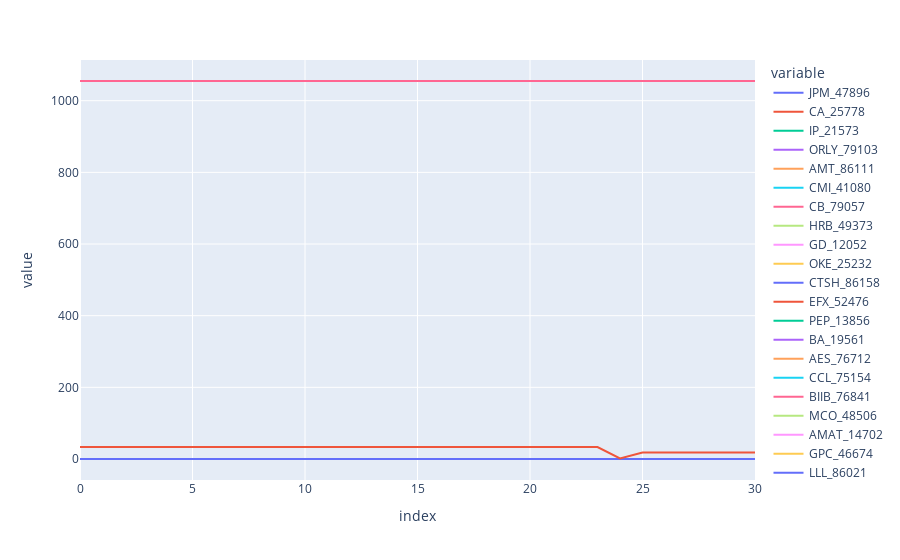

Notebook cell for this chart:
### Code cell
px.line(simulator.historical_portfolios)

### Figure 1 — Plotly figure (JSON) as saved in the notebook; plotly's stock layout.template omitted (floating-point values rounded to 4 significant figures)
{"data": [{"hovertemplate": "variable=JPM_47896<br>index=%{x}<br>value=%{y}<extra></extra>", "legendgroup": "JPM_47896", "line": {"color": "#636efa", "dash": "solid"}, "marker": {"symbol": "circle"}, "mode": "lines", "name": "JPM_47896", "orientation": "v", "showlegend": true, "x": [0, 1, 2, 3, 4, 5, 6, 7, 8, 9, 10, 11, 12, 13, 14, 15, 16, 17, 18, 19, 20, 21, 22, 23, 24, 25, 26, 27, 28, 29, 30], "xaxis": "x", "y": [0.0, 0.0, 0.0, 0.0, 0.0, 0.0, 0.0, 0.0, 0.0, 0.0, 0.0, 0.0, 0.0, 0.0, 0.0, 0.0, 0.0, 0.0, 0.0, 0.0, 0.0, 0.0, 0.0, 0.0, 0.0, 0.0, 0.0, 0.0, 0.0, 0.0, 0.0], "yaxis": "y", "type": "scatter"}, {"hovertemplate": "variable=CA_25778<br>index=%{x}<br>value=%{y}<extra></extra>", "legendgroup": "CA_25778", "line": {"color": "#EF553B", "dash": "solid"}, "marker": {"symbol": "circle"}, "mode": "lines", "name": "CA_25778", "orientation": "v", "showlegend": true, "x": [0, 1, 2, 3, 4, 5, 6, 7, 8, 9, 10, 11, 12, 13, 14, 15, 16, 17, 18, 19, 20, 21, 22, 23, 24, 25, 26, 27, 28, 29, 30], "xaxis": "x", "y": [0.0, 0.0, 0.0, 0.0, 0.0, 0.0, 0.0, 0.0, 0.0, 0.0, 0.0, 0.0, 0.0, 0.0, 0.0, 0.0, 0.0, 0.0, 0.0, 0.0, 0.0, 0.0, 0.0, 0.0, 0.0, 0.0, 0.0, 0.0, 0.0, 0.0, 0.0], "yaxis": "y", "type": "scatter"}, {"hovertemplate": "variable=IP_21573<br>index=%{x}<br>value=%{y}<extra></extra>", "legendgroup": "IP_21573", "line": {"color": "#00cc96", "dash": "solid"}, "marker": {"symbol": "circle"}, "mode": "lines", "name": "IP_21573", "orientation": "v", "showlegend": true, "x": [0, 1, 2, 3, 4, 5, 6, 7, 8, 9, 10, 11, 12, 13, 14, 15, 16, 17, 18, 19, 20, 21, 22, 23, 24, 25, 26, 27, 28, 29, 30], "xaxis": "x", "y": [0.0, 0.0, 0.0, 0.0, 0.0, 0.0, 0.0, 0.0, 0.0, 0.0, 0.0, 0.0, 0.0, 0.0, 0.0, 0.0, 0.0, 0.0, 0.0, 0.0, 0.0, 0.0, 0.0, 0.0, 0.0, 0.0, 0.0, 0.0, 0.0, 0.0, 0.0], "yaxis": "y", "type": "scatter"}, {"hovertemplate": "variable=ORLY_79103<br>index=%{x}<br>value=%{y}<extra></extra>", "legendgroup": "ORLY_79103", "line": {"color": "#ab63fa", "dash": "solid"}, "marker": {"symbol": "circle"}, "mode": "lines", "name": "ORLY_79103", "orientation": "v", "showlegend": true, "x": [0, 1, 2, 3, 4, 5, 6, 7, 8, 9, 10, 11, 12, 13, 14, 15, 16, 17, 18, 19, 20, 21, 22, 23, 24, 25, 26, 27, 28, 29, 30], "xaxis": "x", "y": [0.0, 0.0, 0.0, 0.0, 0.0, 0.0, 0.0, 0.0, 0.0, 0.0, 0.0, 0.0, 0.0, 0.0, 0.0, 0.0, 0.0, 0.0, 0.0, 0.0, 0.0, 0.0, 0.0, 0.0, 0.0, 0.0, 0.0, 0.0, 0.0, 0.0, 0.0], "yaxis": "y", "type": "scatter"}, {"hovertemplate": "variable=AMT_86111<br>index=%{x}<br>value=%{y}<extra></extra>", "legendgroup": "AMT_86111", "line": {"color": "#FFA15A", "dash": "solid"}, "marker": {"symbol": "circle"}, "mode": "lines", "name": "AMT_86111", "orientation": "v", "showlegend": true, "x": [0, 1, 2, 3, 4, 5, 6, 7, 8, 9, 10, 11, 12, 13, 14, 15, 16, 17, 18, 19, 20, 21, 22, 23, 24, 25, 26, 27, 28, 29, 30], "xaxis": "x", "y": [0.0, 0.0, 0.0, 0.0, 0.0, 0.0, 0.0, 0.0, 0.0, 0.0, 0.0, 0.0, 0.0, 0.0, 0.0, 0.0, 0.0, 0.0, 0.0, 0.0, 0.0, 0.0, 0.0, 0.0, 0.0, 0.0, 0.0, 0.0, 0.0, 0.0, 0.0], "yaxis": "y", "type": "scatter"}, {"hovertemplate": "variable=CMI_41080<br>index=%{x}<br>value=%{y}<extra></extra>", "legendgroup": "CMI_41080", "line": {"color": "#19d3f3", "dash": "solid"}, "marker": {"symbol": "circle"}, "mode": "lines", "name": "CMI_41080", "orientation": "v", "showlegend": true, "x": [0, 1, 2, 3, 4, 5, 6, 7, 8, 9, 10, 11, 12, 13, 14, 15, 16, 17, 18, 19, 20, 21, 22, 23, 24, 25, 26, 27, 28, 29, 30], "xaxis": "x", "y": [0.0, 0.0, 0.0, 0.0, 0.0, 0.0, 0.0, 0.0, 0.0, 0.0, 0.0, 0.0, 0.0, 0.0, 0.0, 0.0, 0.0, 0.0, 0.0, 0.0, 0.0, 0.0, 0.0, 0.0, 0.0, 0.0, 0.0, 0.0, 0.0, 0.0, 0.0], "yaxis": "y", "type": "scatter"}, {"hovertemplate": "variable=CB_79057<br>index=%{x}<br>value=%{y}<extra></extra>", "legendgroup": "CB_79057", "line": {"color": "#FF6692", "dash": "solid"}, "marker": {"symbol": "circle"}, "mode": "lines", "name": "CB_79057", "orientation": "v", "showlegend": true, "x": [0, 1, 2, 3, 4, 5, 6, 7, 8, 9, 10, 11, 12, 13, 14, 15, 16, 17, 18, 19, 20, 21, 22, 23, 24, 25, 26, 27, 28, 29, 30], "xaxis": "x", "y": [0.0, 0.0, 0.0, 0.0, 0.0, 0.0, 0.0, 0.0, 0.0, 0.0, 0.0, 0.0, 0.0, 0.0, 0.0, 0.0, 0.0, 0.0, 0.0, 0.0, 0.0, 0.0, 0.0, 0.0, 0.0, 0.0, 0.0, 0.0, 0.0, 0.0, 0.0], "yaxis": "y", "type": "scatter"}, {"hovertemplate": "variable=HRB_49373<br>index=%{x}<br>value=%{y}<extra></extra>", "legendgroup": "HRB_49373", "line": {"color": "#B6E880", "dash": "solid"}, "marker": {"symbol": "circle"}, "mode": "lines", "name": "HRB_49373", "orientation": "v", "showlegend": true, "x": [0, 1, 2, 3, 4, 5, 6, 7, 8, 9, 10, 11, 12, 13, 14, 15, 16, 17, 18, 19, 20, 21, 22, 23, 24, 25, 26, 27, 28, 29, 30], "xaxis": "x", "y": [0.0, 0.0, 0.0, 0.0, 0.0, 0.0, 0.0, 0.0, 0.0, 0.0, 0.0, 0.0, 0.0, 0.0, 0.0, 0.0, 0.0, 0.0, 0.0, 0.0, 0.0, 0.0, 0.0, 0.0, 1.0, 0.0, 0.0, 0.0, 0.0, 0.0, 0.0], "yaxis": "y", "type": "scatter"}, {"hovertemplate": "variable=GD_12052<br>index=%{x}<br>value=%{y}<extra></extra>", "legendgroup": "GD_12052", "line": {"color": "#FF97FF", "dash": "solid"}, "marker": {"symbol": "circle"}, "mode": "lines", "name": "GD_12052", "orientation": "v", "showlegend": true, "x": [0, 1, 2, 3, 4, 5, 6, 7, 8, 9, 10, 11, 12, 13, 14, 15, 16, 17, 18, 19, 20, 21, 22, 23, 24, 25, 26, 27, 28, 29, 30], "xaxis": "x", "y": [0.0, 0.0, 0.0, 0.0, 0.0, 0.0, 0.0, 0.0, 0.0, 0.0, 0.0, 0.0, 0.0, 0.0, 0.0, 0.0, 0.0, 0.0, 0.0, 0.0, 0.0, 0.0, 0.0, 0.0, 0.0, 0.0, 0.0, 0.0, 0.0, 0.0, 0.0], "yaxis": "y", "type": "scatter"}, {"hovertemplate": "variable=OKE_25232<br>index=%{x}<br>value=%{y}<extra></extra>", "legendgroup": "OKE_25232", "line": {"color": "#FECB52", "dash": "solid"}, "marker": {"symbol": "circle"}, "mode": "lines", "name": "OKE_25232", "orientation": "v", "showlegend": true, "x": [0, 1, 2, 3, 4, 5, 6, 7, 8, 9, 10, 11, 12, 13, 14, 15, 16, 17, 18, 19, 20, 21, 22, 23, 24, 25, 26, 27, 28, 29, 30], "xaxis": "x", "y": [0.0, 0.0, 0.0, 0.0, 0.0, 0.0, 0.0, 0.0, 0.0, 0.0, 0.0, 0.0, 0.0, 0.0, 0.0, 0.0, 0.0, 0.0, 0.0, 0.0, 0.0, 0.0, 0.0, 0.0, 0.0, 0.0, 0.0, 0.0, 0.0, 0.0, 0.0], "yaxis": "y", "type": "scatter"}, {"hovertemplate": "variable=CTSH_86158<br>index=%{x}<br>value=%{y}<extra></extra>", "legendgroup": "CTSH_86158", "line": {"color": "#636efa", "dash": "solid"}, "marker": {"symbol": "circle"}, "mode": "lines", "name": "CTSH_86158", "orientation": "v", "showlegend": true, "x": [0, 1, 2, 3, 4, 5, 6, 7, 8, 9, 10, 11, 12, 13, 14, 15, 16, 17, 18, 19, 20, 21, 22, 23, 24, 25, 26, 27, 28, 29, 30], "xaxis": "x", "y": [0.0, 0.0, 0.0, 0.0, 0.0, 0.0, 0.0, 0.0, 0.0, 0.0, 0.0, 0.0, 0.0, 0.0, 0.0, 0.0, 0.0, 0.0, 0.0, 0.0, 0.0, 0.0, 0.0, 0.0, 0.0, 0.0, 0.0, 0.0, 0.0, 0.0, 0.0], "yaxis": "y", "type": "scatter"}, {"hovertemplate": "variable=EFX_52476<br>index=%{x}<br>value=%{y}<extra></extra>", "legendgroup": "EFX_52476", "line": {"color": "#EF553B", "dash": "solid"}, "marker": {"symbol": "circle"}, "mode": "lines", "name": "EFX_52476", "orientation": "v", "showlegend": true, "x": [0, 1, 2, 3, 4, 5, 6, 7, 8, 9, 10, 11, 12, 13, 14, 15, 16, 17, 18, 19, 20, 21, 22, 23, 24, 25, 26, 27, 28, 29, 30], "xaxis": "x", "y": [0.0, 0.0, 0.0, 0.0, 0.0, 0.0, 0.0, 0.0, 0.0, 0.0, 0.0, 0.0, 0.0, 0.0, 0.0, 0.0, 0.0, 0.0, 0.0, 0.0, 0.0, 0.0, 0.0, 0.0, 0.0, 0.0, 0.0, 0.0, 0.0, 0.0, 0.0], "yaxis": "y", "type": "scatter"}, {"hovertemplate": "variable=PEP_13856<br>index=%{x}<br>value=%{y}<extra></extra>", "legendgroup": "PEP_13856", "line": {"color": "#00cc96", "dash": "solid"}, "marker": {"symbol": "circle"}, "mode": "lines", "name": "PEP_13856", "orientation": "v", "showlegend": true, "x": [0, 1, 2, 3, 4, 5, 6, 7, 8, 9, 10, 11, 12, 13, 14, 15, 16, 17, 18, 19, 20, 21, 22, 23, 24, 25, 26, 27, 28, 29, 30], "xaxis": "x", "y": [0.0, 0.0, 0.0, 0.0, 0.0, 0.0, 0.0, 0.0, 0.0, 0.0, 0.0, 0.0, 0.0, 0.0, 0.0, 0.0, 0.0, 0.0, 0.0, 0.0, 0.0, 0.0, 0.0, 0.0, 0.0, 0.0, 0.0, 0.0, 0.0, 0.0, 0.0], "yaxis": "y", "type": "scatter"}, {"hovertemplate": "variable=BA_19561<br>index=%{x}<br>value=%{y}<extra></extra>", "legendgroup": "BA_19561", "line": {"color": "#ab63fa", "dash": "solid"}, "marker": {"symbol": "circle"}, "mode": "lines", "name": "BA_19561", "orientation": "v", "showlegend": true, "x": [0, 1, 2, 3, 4, 5, 6, 7, 8, 9, 10, 11, 12, 13, 14, 15, 16, 17, 18, 19, 20, 21, 22, 23, 24, 25, 26, 27, 28, 29, 30], "xaxis": "x", "y": [0.0, 0.0, 0.0, 0.0, 0.0, 0.0, 0.0, 0.0, 0.0, 0.0, 0.0, 0.0, 0.0, 0.0, 0.0, 0.0, 0.0, 0.0, 0.0, 0.0, 0.0, 0.0, 0.0, 0.0, 0.0, 0.0, 0.0, 0.0, 0.0, 0.0, 0.0], "yaxis": "y", "type": "scatter"}, {"hovertemplate": "variable=AES_76712<br>index=%{x}<br>value=%{y}<extra></extra>", "legendgroup": "AES_76712", "line": {"color": "#FFA15A", "dash": "solid"}, "marker": {"symbol": "circle"}, "mode": "lines", "name": "AES_76712", "orientation": "v", "showlegend": true, "x": [0, 1, 2, 3, 4, 5, 6, 7, 8, 9, 10, 11, 12, 13, 14, 15, 16, 17, 18, 19, 20, 21, 22, 23, 24, 25, 26, 27, 28, 29, 30], "xaxis": "x", "y": [0.0, 0.0, 0.0, 0.0, 0.0, 0.0, 0.0, 0.0, 0.0, 0.0, 0.0, 0.0, 0.0, 0.0, 0.0, 0.0, 0.0, 0.0, 0.0, 0.0, 0.0, 0.0, 0.0, 0.0, 0.0, 0.0, 1.115e-06, 1.115e-06, 1.115e-06, 1.115e-06, 1.115e-06], "yaxis": "y", "type": "scatter"}, {"hovertemplate": "variable=CCL_75154<br>index=%{x}<br>value=%{y}<extra></extra>", "legendgroup": "CCL_75154", "line": {"color": "#19d3f3", "dash": "solid"}, "marker": {"symbol": "circle"}, "mode": "lines", "name": "CCL_75154", "orientation": "v", "showlegend": true, "x": [0, 1, 2, 3, 4, 5, 6, 7, 8, 9, 10, 11, 12, 13, 14, 15, 16, 17, 18, 19, 20, 21, 22, 23, 24, 25, 26, 27, 28, 29, 30], "xaxis": "x", "y": [0.0, 0.0, 0.0, 0.0, 0.0, 0.0, 0.0, 0.0, 0.0, 0.0, 0.0, 0.0, 0.0, 0.0, 0.0, 0.0, 0.0, 0.0, 0.0, 0.0, 0.0, 0.0, 0.0, 0.0, 0.0, 0.0, 0.0, 0.0, 0.0, 0.0, 0.0], "yaxis": "y", "type": "scatter"}, {"hovertemplate": "variable=BIIB_76841<br>index=%{x}<br>value=%{y}<extra></extra>", "legendgroup": "BIIB_76841", "line": {"color": "#FF6692", "dash": "solid"}, "marker": {"symbol": "circle"}, "mode": "lines", "name": "BIIB_76841", "orientation": "v", "showlegend": true, "x": [0, 1, 2, 3, 4, 5, 6, 7, 8, 9, 10, 11, 12, 13, 14, 15, 16, 17, 18, 19, 20, 21, 22, 23, 24, 25, 26, 27, 28, 29, 30], "xaxis": "x", "y": [1055.0, 1055.0, 1055.0, 1055.0, 1055.0, 1055.0, 1055.0, 1055.0, 1055.0, 1055.0, 1055.0, 1055.0, 1055.0, 1055.0, 1055.0, 1055.0, 1055.0, 1055.0, 1055.0, 1055.0, 1055.0, 1055.0, 1055.0, 1055.0, 1055.0, 1055.0, 1055.0, 1055.0, 1055.0, 1055.0, 1055.0], "yaxis": "y", "type": "scatter"}, {"hovertemplate": "variable=MCO_48506<br>index=%{x}<br>value=%{y}<extra></extra>", "legendgroup": "MCO_48506", "line": {"color": "#B6E880", "dash": "solid"}, "marker": {"symbol": "circle"}, "mode": "lines", "name": "MCO_48506", "orientation": "v", "showlegend": true, "x": [0, 1, 2, 3, 4, 5, 6, 7, 8, 9, 10, 11, 12, 13, 14, 15, 16, 17, 18, 19, 20, 21, 22, 23, 24, 25, 26, 27, 28, 29, 30], "xaxis": "x", "y": [0.0, 0.0, 0.0, 0.0, 0.0, 0.0, 0.0, 0.0, 0.0, 0.0, 0.0, 0.0, 0.0, 0.0, 0.0, 0.0, 0.0, 0.0, 0.0, 0.0, 0.0, 0.0, 0.0, 0.0, 0.0, 0.0, 0.0, 0.0, 0.0, 0.0, 0.0], "yaxis": "y", "type": "scatter"}, {"hovertemplate": "variable=AMAT_14702<br>index=%{x}<br>value=%{y}<extra></extra>", "legendgroup": "AMAT_14702", "line": {"color": "#FF97FF", "dash": "solid"}, "marker": {"symbol": "circle"}, "mode": "lines", "name": "AMAT_14702", "orientation": "v", "showlegend": true, "x": [0, 1, 2, 3, 4, 5, 6, 7, 8, 9, 10, 11, 12, 13, 14, 15, 16, 17, 18, 19, 20, 21, 22, 23, 24, 25, 26, 27, 28, 29, 30], "xaxis": "x", "y": [0.0, 0.0, 0.0, 0.0, 0.0, 0.0, 0.0, 0.0, 0.0, 0.0, 0.0, 0.0, 0.0, 0.0, 0.0, 0.0, 0.0, 0.0, 0.0, 0.0, 0.0, 0.0, 0.0, 0.0, 0.0, 0.0, 0.0, 0.0, 0.0, 0.0, 0.0], "yaxis": "y", "type": "scatter"}, {"hovertemplate": "variable=GPC_46674<br>index=%{x}<br>value=%{y}<extra></extra>", "legendgroup": "GPC_46674", "line": {"color": "#FECB52", "dash": "solid"}, "marker": {"symbol": "circle"}, "mode": "lines", "name": "GPC_46674", "orientation": "v", "showlegend": true, "x": [0, 1, 2, 3, 4, 5, 6, 7, 8, 9, 10, 11, 12, 13, 14, 15, 16, 17, 18, 19, 20, 21, 22, 23, 24, 25, 26, 27, 28, 29, 30], "xaxis": "x", "y": [0.0, 0.0, 0.0, 0.0, 0.0, 0.0, 0.0, 0.0, 0.0, 0.0, 0.0, 0.0, 0.0, 0.0, 0.0, 0.0, 0.0, 0.0, 0.0, 0.0, 0.0, 0.0, 0.0, 0.0, 0.0, 0.0, 0.0, 0.0, 0.0, 0.0, 0.0], "yaxis": "y", "type": "scatter"}, {"hovertemplate": "variable=LLL_86021<br>index=%{x}<br>value=%{y}<extra></extra>", "legendgroup": "LLL_86021", "line": {"color": "#636efa", "dash": "solid"}, "marker": {"symbol": "circle"}, "mode": "lines", "name": "LLL_86021", "orientation": "v", "showlegend": true, "x": [0, 1, 2, 3, 4, 5, 6, 7, 8, 9, 10, 11, 12, 13, 14, 15, 16, 17, 18, 19, 20, 21, 22, 23, 24, 25, 26, 27, 28, 29, 30], "xaxis": "x", "y": [0.0, 0.0, 0.0, 0.0, 0.0, 0.0, 0.0, 0.0, 0.0, 0.0, 0.0, 0.0, 0.0, 0.0, 0.0, 0.0, 0.0, 0.0, 0.0, 0.0, 0.0, 0.0, 0.0, 0.0, 0.0, 0.0, 0.0, 0.0, 0.0, 0.0, 0.0], "yaxis": "y", "type": "scatter"}, {"hovertemplate": "variable=cash<br>index=%{x}<br>value=%{y}<extra></extra>", "legendgroup": "cash", "line": {"color": "#EF553B", "dash": "solid"}, "marker": {"symbol": "circle"}, "mode": "lines", "name": "cash", "orientation": "v", "showlegend": true, "x": [0, 1, 2, 3, 4, 5, 6, 7, 8, 9, 10, 11, 12, 13, 14, 15, 16, 17, 18, 19, 20, 21, 22, 23, 24, 25, 26, 27, 28, 29, 30], "xaxis": "x", "y": [33.5, 33.5, 33.5, 33.5, 33.5, 33.5, 33.5, 33.5, 33.5, 33.5, 33.5, 33.5, 33.5, 33.5, 33.5, 33.5, 33.5, 33.5, 33.5, 33.5, 33.5, 33.5, 33.5, 33.5, 1.81, 18.14, 18.14, 18.14, 18.14, 18.14, 18.14], "yaxis": "y", "type": "scatter"}], "layout": {"xaxis": {"anchor": "y", "domain": [0.0, 1.0], "title": {"text": "index"}}, "yaxis": {"anchor": "x", "domain": [0.0, 1.0], "title": {"text": "value"}}, "legend": {"title": {"text": "variable"}, "tracegroupgap": 0}, "margin": {"t": 60}}}
